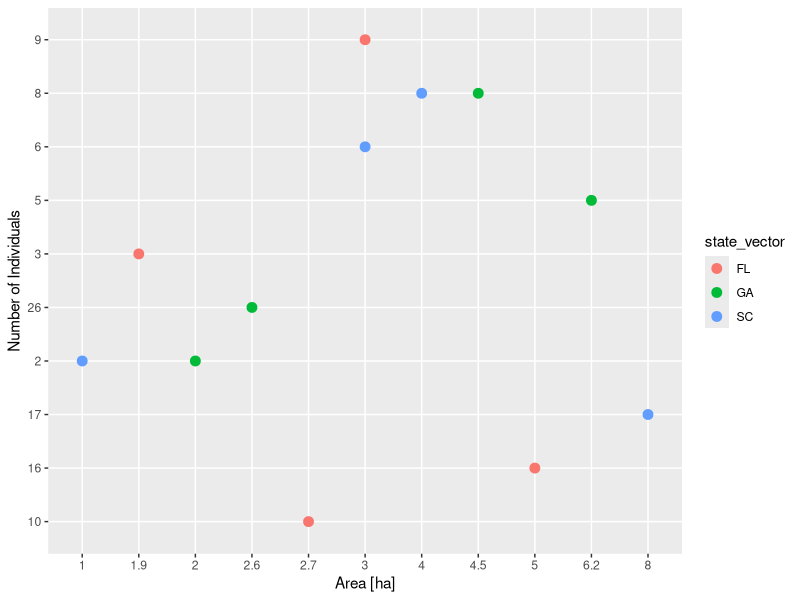
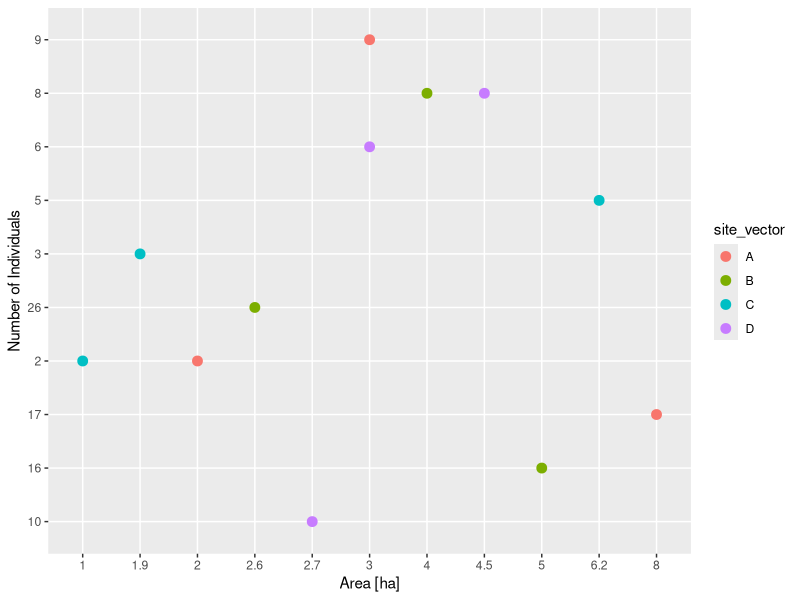
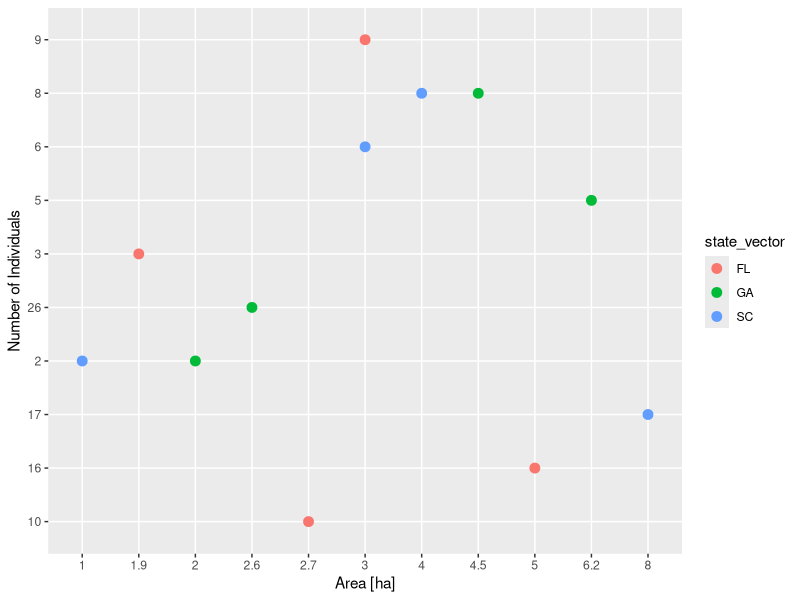
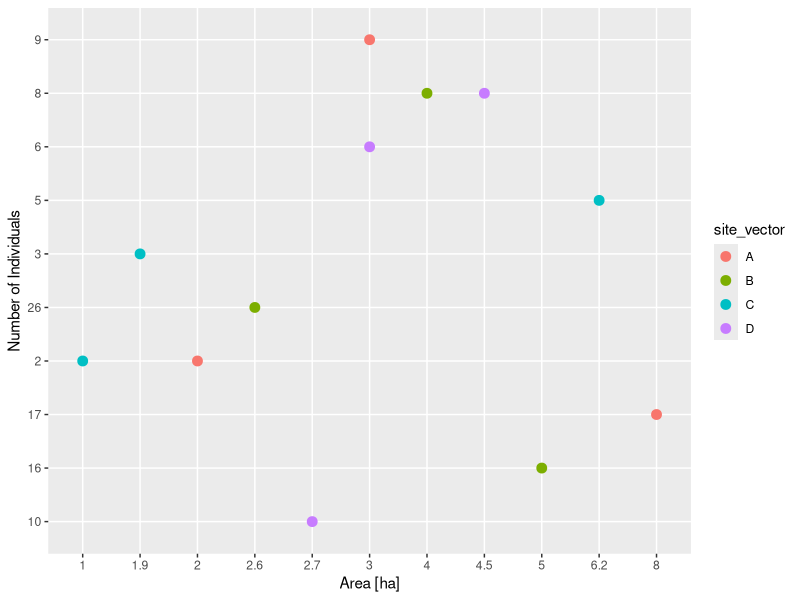

Here is the R script that generated these plots, in order:
## ---- chunk 1
knitr::opts_chunk$set(echo = TRUE)
## ---- chunk 2
# convert_pounds_to_grams <- function(________) {
#     grams = 453.6 * pounds
#     return(________)
# }

convert_pounds_to_grams <- function(pounds){
  grams = 453.6 * pounds
  return(grams)
}

convert_pounds_to_grams(3.75)
## ---- chunk 3
# convert_fahrenheit_to_celsius <- ________(________) {
#     celsius = (fahrenheit - 32) * 5 / 9
#     ________(________)
# }

convert_fahrenheit_to_celsius <- function(fahrenheit) {
     celsius = (fahrenheit - 32) * 5 / 9
     return(celsius)
}

convert_fahrenheit_to_celsius(80)
## ---- chunk 4
    double <- function(number){
      doub = (number * 2)
      return(doub)
    }

    double(512)
## ---- chunk 5
    prediction <- function(x, a, b){
      y = a + b * x
      return(y)
    }

    prediction(x = 12, a = 6, b = 0.8)
## ---- chunk 6
get_mass_from_length_theropoda <- function(length){
  mass <- 0.73 * length ^ 3.63
  return(mass)
}
## ---- chunk 7
    get_mass_from_length_theropoda(16)
## ---- chunk 8
    get_mass_from_length <- function(length, a, b){
      mass <- a * length ^ b
      return(mass)
    }

    get_mass_from_length(26, 214.44, 1.46)
## ---- chunk 9
# convert_pounds_to_grams <- function(________, numdigits = __) {
#   grams <- 453.6 * pounds
#   rounded <- round(grams, digits = numdigits)
#   return(________)
# }

convert_pounds_to_grams <- function(pounds, numdigits = 1){
  grams <- 453.6 * pounds
  rounded <- round(grams, digits = numdigits)
  return(grams)
}

convert_pounds_to_grams(4.3, numdigits = 1)
## ---- chunk 10
    get_height_from_weight <- function(weight, a = 12, b = 0.38){
      height = a * weight^ b
      return(height)
    }

    get_height_from_weight(42)
## ---- chunk 11
    convert_pounds_to_grams(2)

    get_height_from_weight <- function(weight, a = 12, b = 0.32){
      height = a * weight^ b
      return(height)
    }

    get_height_from_weight(907.2)
## ---- chunk 12
    get_mass_from_length <- function(length, a= 39.9, b= 2.6){
      mass <- a * length ^ b
      return(mass)
    }

    get_mass_from_length(22, 214.44, 1.46)
## ---- chunk 13
    get_mass_from_length(16)
## ---- chunk 14
convert_kg_to_pounds <- function(kg){
  pounds = 2.205 * kg
  return(pounds)
}
## ---- chunk 15
library(dplyr)

get_mass_from_length(12, 10.95, 2.64) %>% 
  convert_kg_to_pounds()
## ---- chunk 16
library(tidyverse)
## ---- chunk 17
state_vector <- c("FL", "FL", "FL", "FL", "GA", "GA", "GA", "GA", "SC", "SC", "SC", "SC")
site_vector <- c("A", "B", "C", "D", "A", "B", "C", "D", "A", "B", "C", "D")
count_vector <- c(9, 16, 3, 10, 2, 26, 5, 8, 17, 8, 2, 6)
area_vector <- c(3, 5, 1.9, 2.7, 2, 2.6, 6.2, 4.5, 8, 4, 1, 3)

count_data  <- cbind(state_vector, site_vector, count_vector, area_vector)
## ---- chunk 18
    make_plot <- function(df, column) {
      ggplot(data = df, mapping = aes(x = area_vector, y = count_vector, color = {{column}})) +
        geom_point(size = 3) +
        labs(x = "Area [ha]", y = "Number of Individuals")
    }

    make_plot(count_data, state_vector)

    ggsave(file="state_area.png")
## ---- chunk 19
    make_plot(count_data, site_vector)

    ggsave(file = "state_site.png")
